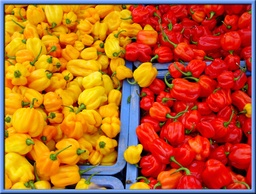
#> input picture Lab 2/Peppers.jpg, 256 x 194 px, shrunk from 1024 x 777 before the run, found by its file name
$ jupyter execute --allow-errors Lab_02.ipynb   (shell and % lines are left out)
#> lines starting #> are read from the running program, lines starting #| are printed output that depends on the picture
# Lab Tutorial 02

- **Module:** Computer Vision - IN3060/INM460
- **Module leader:** [Giacomo Tarroni](mailto:giacomo.tarroni@city.ac.uk)
- **TAs:**
[Kevin Ryan](mailto:kevin.ryan@city.ac.uk),
[Alex Galkin](mailto:oleksandr.galkin@city.ac.uk),
[Olga Galkina](mailto:olga.galkina@city.ac.uk)

# Google Colab Setup
Before starting the tutorial, we need to run a few commands to set up our environment on Google Colab. To this end, make sure to have first gone through the **"Software setup guide"** document uploaded on Moodle. Also, if you are running this notebook on a local machine you can skip this section.

Run the following cell to mount your Google Drive. Follow the link, sign in to your Google account (the same account you used to store the lab materials for this tutorial!), copy the authorization code into the text box that appears below and press Enter.

[cell 1]
from google.colab import drive
drive.mount('/content/drive')

Now recall the path in your Google Drive where you uploaded the lab materials, fill it in below and run the cell:

[cell 2]
import os

# TODO: Fill in the Google Drive path where you uploaded the lab materials
# Example: GOOGLE_DRIVE_PATH_AFTER_MYDRIVE = 'Colab Notebooks/Lab materials 01-20210104'

GOOGLE_DRIVE_PATH_AFTER_MYDRIVE = 'Colab Notebooks/Computer Vision lab tutorials/Lab 02'
GOOGLE_DRIVE_PATH = os.path.join('drive', 'My Drive', GOOGLE_DRIVE_PATH_AFTER_MYDRIVE)
#> (the rest of this cell did not finish here and is left out)

If everything is working correctly then running the folowing cell should print the filenames from the lab materials folder:

```
['Peppers.jpg', 'DogSelfie.jpg', 'Lab 02.ipynb']
```

# Introduction

In this lab tutorial, we will learn how to load and display images and we will start to explore some **simple image processing methods**, including some *Instagram*-like filters and contrast adjustments.

# How to properly run the tutorial

To make the best out of the tutorial, you don't have to simply execute the cells and check the output. Instead, you have to **make an effort to understand each single line of code**. Browse the Internet looking for the official documentation for each command that you don't know, and modify the code to see if you properly understood its functionality.

In addition to this, while going through the notebook you will encounter code blocks that look like this:

```python
##############################################################################
# TODO: Write the equation for a line
##############################################################################
pass
##############################################################################
#                             END OF YOUR CODE                               #
##############################################################################
```

These blocks constitute **tasks**, i.e. cells that require you to write some code to obtain a certain functionality. You should replace the `pass` statement with your own code and leave the blocks intact, like this:

```python
##############################################################################
# TODO: Instructions for what you need to do
##############################################################################
y = m * x + b
##############################################################################
#                             END OF YOUR CODE                               #
##############################################################################
```

Don't worry if you don't get them straight away: this is why we're here anyway! Also, a separate version of this notebook with solved tasks will be released for your convenience on Moodle in the next few days.

# 1: Negative four ways

In this section, we will learn how to create the negative of a given image. We will do it in four different ways, so to better understand how pixels are processed.

Let's first load the image using the `skimage` package:

[cell 3]
from skimage.io import imread

img = imread(os.path.join(GOOGLE_DRIVE_PATH, 'Peppers.jpg'))
#> img is the input picture: shape (194, 256, 3); mean R, G, B 187.9, 95.7, 36.9
# "Surinamese peppers" by Daveness_98 is licensed under CC BY 2.0

And now let's plot it using `matplotlib`:

[cell 4]
import matplotlib.pyplot as plt


plt.imshow(img)
plt.show()

As you have seen in the lecture, the fastest way to produce the negative image is the following:

[cell 5]
img_neg = 255 - img
plt.imshow(img_neg)
plt.show()

Here, the value of each R, G, and B component at every pixel in `img` is subtracted from 255.

Let's try another method now to achieve the same result. An image is a collection of pixels (for a colour image, each having a red, green, and blue component). The pixels are in the form of a 2D grid. If you wish, you can loop over all these pixels, using a *doubly-nested loop* (loop within a loop) and invert each channel separately.

First we can extract the size of the grid:

[cell 6]
[height, width, channels] = img.shape
#> height = 194; width = 256; channels = 3
print('Image dimensions =', img.shape)
#| Image dimensions = (194, 256, 3)

And now we can loop along both dimensions:

[cell 7]
img_neg = img.copy()        # Create a copy of img

for y in range(height):
  for x in range(width):
    img_neg[y, x, 0] = 255 - img[y, x, 0]      # R
    img_neg[y, x, 1] = 255 - img[y, x, 1]      # G
    img_neg[y, x, 2] = 255 - img[y, x, 2]      # B

plt.imshow(img_neg)
plt.show()

Let's try a third method. We’ll still use a doubly-nested loop to loop over all the pixels in the image. However, since inverting an image applies the same operation to the red, green, and blue channels, we can use the colon operator to access the third dimension in the image (the colour at this pixel) and process the three colour channels with a single line of code:

[cell 8]
img_neg = img.copy()

for y in range(height):
  for x in range(width):
    img_neg[y, x, :] = 255 - img[y, x, :]      # All three channels at once

plt.imshow(img_neg)
plt.show()

The last method makes use of a specific function in `skimage`, in the submodule `util`, which makes things as easy as possible:

[cell 9]
from skimage.util import invert

img_neg = invert(img)
plt.imshow(img_neg)
plt.show()

## Task 1.1: Swapping colours

Now that you have seen how to access each pixel's colour channel, try to swap colours. Specifically, **swap the blue and red channels, while keeping the green unchanged**.

[cell 10]
img_swap = img.copy()

##############################################################################
# TODO: Swap blue and red channels, keeping green unchanged
##############################################################################
img_neg = img.copy()        # Create a copy of img

for y in range(height):
  for x in range(width):
    img_neg[y, x, 0] = img[y, x, 2]      # R
    img_neg[y, x, 2] = img[y, x, 0]      # B
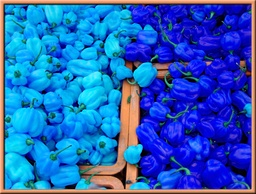
#> img_neg: shape (194, 256, 3); mean R, G, B 36.9, 95.7, 187.9

plt.imshow(img_neg)
plt.show()
##############################################################################
#                             END OF YOUR CODE                               #
##############################################################################

# 2: Instagram filters

I'm sure you are all very familiar with *Instagram* filters, which can add a fancy or dramatic touch to our pictures before we post them online. In this section, we will try to implement some simple Instagram-like filters and test them on some images.

Let's start by loading and displaying an image with a nice selfie:

[cell 11]
from skimage.io import imread
import matplotlib.pyplot as plt
import numpy as np


img_rgb = imread(os.path.join(GOOGLE_DRIVE_PATH, 'DogSelfie.jpg'))
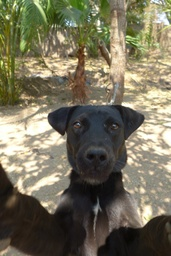
#> input picture Lab 2/DogSelfie.jpg, 171 x 256 px, shrunk from 683 x 1024 before the run, found by its file name
#> img_rgb is the input picture: shape (256, 171, 3); mean R, G, B 118.4, 113.3, 91.4
# #dog #selfie" by nchenga is licensed under CC BY-NC 2.0

plt.figure(figsize=(12, 9))     # Set figure size in inches
plt.imshow(img_rgb)
plt.show()

During the lecture, we have introduced the image processing method called **tinting**, which usually consists in applying a multiplying coefficient to one or more colour channels.

In the example seen, we had performed tinting in the RGB space. However, it can be easily applied to other colour spaces too. For instances, what if we wanted to **double the saturation** of the image?

The first stpe would consist in performing the colour space conversion from RGB to HSV. skimage provides a handy function for that, but watch out: these conversions often trigger a data type change to avoid losses of precision.

[cell 12]
from skimage import color, img_as_float, img_as_ubyte

img_hsv = color.rgb2hsv(img_rgb)
#> img_hsv: shape (256, 171, 3) float64; mean of channels 0, 1, 2 0.182, 0.273, 0.475
print('Img_rgb data type =', img_rgb.dtype, ', with max channel value =', np.max(img_rgb))
#| Img_rgb data type = uint8 , with max channel value = 255
print('Img_hsv data type =', img_hsv.dtype, ', with max channel value =', np.max(img_hsv))
#| Img_hsv data type = float64 , with max channel value = 1.0

The next step consists in the actual tinting operation, just as we did in the RGB space in the lecture:

[cell 13]
s_channel = img_hsv[:, :, 1]
s_channel = s_channel * 2    # Rescale S channel
s_channel[s_channel>1] = 1   # Clip values > 1
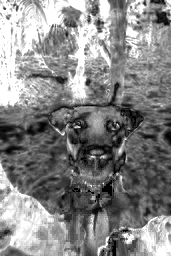
#> s_channel: shape (256, 171) float64; min 0, max 1, mean 0.526
img_hsv[:, :, 1] = s_channel
#> img_hsv: shape (256, 171, 3) float64; mean of channels 0, 1, 2 0.182, 0.526, 0.475

Now we can go back to the RGB space (and also to uint8 data type):

[cell 14]
img_rgb_sat = color.hsv2rgb(img_hsv)
img_rgb_sat = img_as_ubyte(img_rgb_sat)
print('Img_rgb_sat data type =', img_rgb_sat.dtype, ', with max channel value =', np.max(img_rgb_sat))
#| Img_rgb_sat data type = uint8 , with max channel value = 255

fig, ax = plt.subplots(1, 2, figsize=(12, 18))
plt.subplot(1, 2, 1)
plt.imshow(img_rgb)
plt.subplot(1, 2, 2)
plt.imshow(img_rgb_sat)
plt.show()

## Task 2.1: Add a vignette

Another common effect adopted in Instagram filters is *vignetting*, which consists in lowering the intensity of the image as we go from the centre towards the corners. This helps draw the attention to the centre of the image, and gives the image a certain low fidelity look.

Let's first load another nice image (specifically, a close-up of *Chelsea the cat*, from the example data available in `skimage`) and already create a copy image, which will be useful when implementing the vignette:

[cell 15]
from skimage import data

cat = data.chelsea()
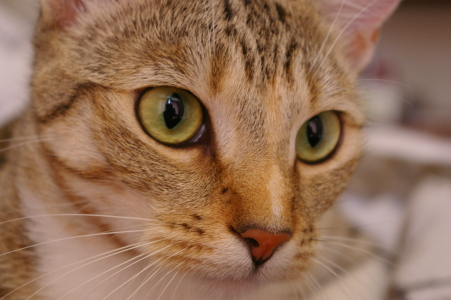
#> input picture skimage.data.chelsea(), 451 x 300 px
#> cat is the input picture: shape (300, 451, 3); mean R, G, B 147.7, 111.4, 86.8
cat_vign = cat.copy()

plt.imshow(cat)
plt.show()

Let's break down the steps of a possible vignetting algorithm.

First, we will need to identify the centre of the image.

Then, we will compute a function that will modify the brightness from the centre of the image. In particular, at each pixel, we will scale the brightness with a value $f$ that is equal to 1 in the centre of the image (so it has no darkening effect) and falls off to a small value approaching zero away from the centre. This will darken pixels away from the centre of the image. Mathematically, we will use the function $f = e^{-\frac{r}{width}}$, where $width$ is the image width and $r$ is the distance of a given pixel from the centre.

Think about this function for a second. At the centre of the image, $r = 0$, and $e^(0) = 1$. However, as we move away from the centre, the argument to the exponential is a negative number, producing an $f$ between 0 and 1. When we move far away from the centre, the argument to the exponential is a larger negative number, which produces an $f$ close to zero.

With this in mind, we will form a doubly-nested loop to loop over every pixel in the image. In the inner part of the loop, we will compute the radius $r$ (to this end, `numpy`'s function [`np.linalg.norm`](https://numpy.org/doc/stable/reference/generated/numpy.linalg.norm.html) might prove to be very useful). We will also compute the value of $f$ given the function above. We can use $f$ to scale the image brightness by multiplying the image’s R, G, and B components (if your image is in this colour space) or the V component (if your image is in the HSV one) to apply the vignette.

Now that the plan is laid out in details, **add a vignette to Chelsea the cat**:

[cell 16]
##############################################################################
# TODO: Add a vignette
##############################################################################
centre = np.linalg.norm(cat_vign)
#> centre = 78242.4

for y in range(height):
  for x in range(width):
    r = np.linalg.norm(cat_vign)
    f = np.exp(-r/width)
    img_neg[y, x, :] = f*img[y, x, :]
#> img_neg: shape (194, 256, 3); every value is 0

##############################################################################
#                             END OF YOUR CODE                               #
##############################################################################

fig, ax = plt.subplots(1, 2, figsize=(12, 18))
plt.subplot(1, 2, 1)
plt.imshow(cat)
plt.subplot(1, 2, 2)
plt.imshow(cat_vign)
plt.show()

# 3: Contrast adjustments

Adapted from [here](https://scikit-image.org/docs/dev/auto_examples/color_exposure/plot_equalize.html#sphx-glr-auto-examples-color-exposure-plot-equalize-py) and [here](https://scikit-image.org/docs/dev/auto_examples/color_exposure/plot_equalize.html#sphx-glr-auto-examples-color-exposure-plot-equalize-py).

In the lecture, we have seen many different ways to perform contrast adjustments, which can greatly improve the appearance of an image. In this section, we will implement and test some of the methods described and compare them side by side.

First, we will define a function that will display both image and histogram. Make sure to understand what each line does!

[cell 17]
from skimage import img_as_float

def plot_img_and_hist(image, axes, bins=256):
    """Plot an image along with its histogram.
    """
    image = img_as_float(image)
    ax_img, ax_hist = axes

    # Display image
    ax_img.imshow(image, cmap='gray')
    ax_img.set_axis_off()

    # Display histogram
    ax_hist.hist(image.ravel(), bins=bins, histtype='step', color='black')
    ax_hist.ticklabel_format(axis='y', style='scientific', scilimits=(0, 0))
    ax_hist.set_xlabel('Pixel intensity')
    ax_hist.set_xlim(0, 1)
    ax_hist.set_yticks([])

    return ax_img, ax_hist

Now let's load a grayscale image from the example data available in `skimage`:

[cell 18]
from skimage import data, exposure
import matplotlib.pyplot as plt
import numpy as np

img = img_as_float(data.moon())
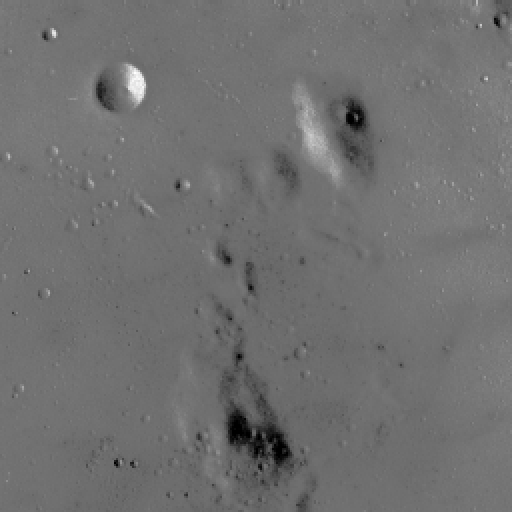
#> input picture skimage.data.moon(), 512 x 512 px
#> img: shape (512, 512) float64

plt.imshow(img, cmap='gray')
plt.show()

Let's now implement three different contrast adjustments methods: **contrast stretching**, **gamma correction** and **histogram equalisation**.

For the first one, we will stretch the histogram so that the 2nd and 98th percentile will respectively become the new 0 and 1 values. For the second, we will use a `gamma` value of 2.

[cell 19]
# Contrast stretching
p2, p98 = np.percentile(img, (2, 98))
#> p2 = 0.306; p98 = 0.506
img_contrast_stretch = exposure.rescale_intensity(img, in_range=(p2, p98))

# Gamma correction
gamma = 2
img_gamma = exposure.adjust_gamma(img, gamma)

# Histogram equalisation
img_hist_eq = exposure.equalize_hist(img)
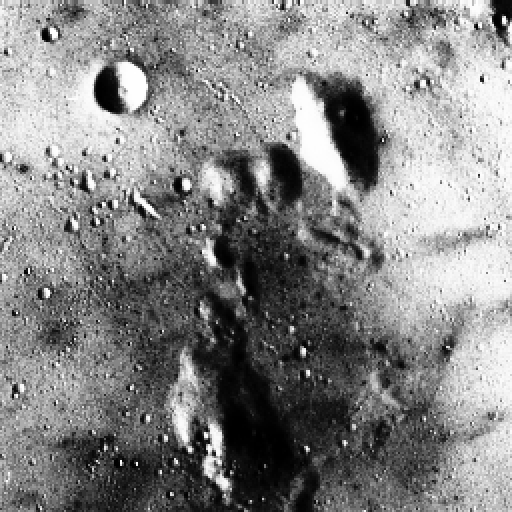
#> img_hist_eq: shape (512, 512) float64; min 0.000916, max 1, mean 0.522

Let's now plot the results:

[cell 20]
fig = plt.figure(figsize=(10, 6))
axes = np.zeros((2, 4), dtype=np.object)
axes[0, 0] = plt.subplot(2, 4, 1)
axes[0, 1] = plt.subplot(2, 4, 2, sharex=axes[0, 0], sharey=axes[0, 0])
axes[0, 2] = plt.subplot(2, 4, 3, sharex=axes[0, 0], sharey=axes[0, 0])
axes[0, 3] = plt.subplot(2, 4, 4, sharex=axes[0, 0], sharey=axes[0, 0])
axes[1, 0] = plt.subplot(2, 4, 5)
axes[1, 1] = plt.subplot(2, 4, 6)
axes[1, 2] = plt.subplot(2, 4, 7)
axes[1, 3] = plt.subplot(2, 4, 8)

ax_img, ax_hist = plot_img_and_hist(img, axes[:, 0])
ax_img.set_title('Original image')

y_min, y_max = ax_hist.get_ylim()
#> y_min = 0; y_max = 24460.8
ax_hist.set_ylabel('Number of pixels')
ax_hist.set_yticks(np.linspace(0, y_max, 5))

ax_img, ax_hist = plot_img_and_hist(img_contrast_stretch, axes[:, 1])
ax_img.set_title('Contrast stretching')

ax_img, ax_hist = plot_img_and_hist(img_gamma, axes[:, 2])
ax_img.set_title('Gamma correction')

ax_img, ax_hist = plot_img_and_hist(img_hist_eq, axes[:, 3])
ax_img.set_title('Histogram equalisation')

fig.tight_layout()     # prevent overlap of y-axis labels
plt.show()
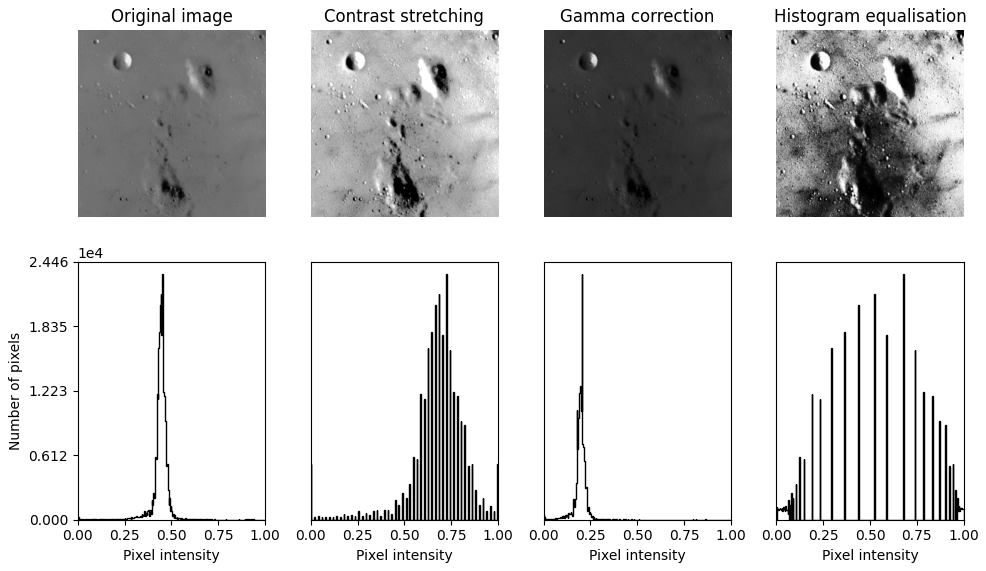
#> figure drawn by matplotlib, 8 panels

Now let's try to play a bit with the parameters of the adjustments. For instance, see what happens when you **change the `gamma` parameter**. Perhaps go back to the lecture materials to understand which values to try.

## Task 3.1: Changing contrast to a different image

Substitute the moon image with Chelsea the cat. Convert it to grayscale, and test the previous brightness transformations on the image.

[cell 21]
##############################################################################
# TODO: Test the previous transformations on a different image
##############################################################################
img = img_as_float(data.chelsea())
#> img: shape (300, 451, 3) float64

# Contrast stretching
p2, p98 = np.percentile(img, (2, 98))
#> p2 = 0.0902; p98 = 0.741
img_contrast_stretch = exposure.rescale_intensity(img, in_range=(p2, p98))
#> img_contrast_stretch: shape (300, 451, 3) float64

# Gamma correction
gamma = 2
img_gamma = exposure.adjust_gamma(img, gamma)
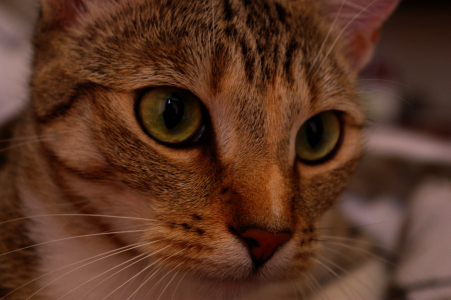
#> img_gamma: shape (300, 451, 3) float64; mean R, G, B 0.351, 0.207, 0.137

# Histogram equalisation
img_hist_eq = exposure.equalize_hist(img)
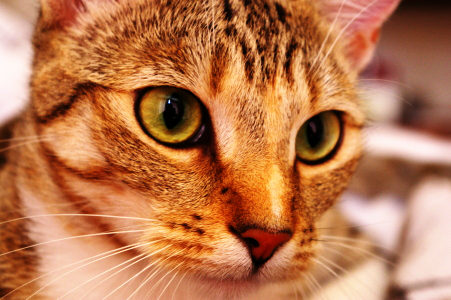
#> img_hist_eq: shape (300, 451, 3) float64; mean R, G, B 0.733, 0.469, 0.307

fig = plt.figure(figsize=(10, 6))
axes = np.zeros((2, 4), dtype=np.object)
axes[0, 0] = plt.subplot(2, 4, 1)
axes[0, 1] = plt.subplot(2, 4, 2, sharex=axes[0, 0], sharey=axes[0, 0])
axes[0, 2] = plt.subplot(2, 4, 3, sharex=axes[0, 0], sharey=axes[0, 0])
axes[0, 3] = plt.subplot(2, 4, 4, sharex=axes[0, 0], sharey=axes[0, 0])
axes[1, 0] = plt.subplot(2, 4, 5)
axes[1, 1] = plt.subplot(2, 4, 6)
axes[1, 2] = plt.subplot(2, 4, 7)
axes[1, 3] = plt.subplot(2, 4, 8)

ax_img, ax_hist = plot_img_and_hist(img, axes[:, 0])
ax_img.set_title('Original image')

y_min, y_max = ax_hist.get_ylim()
#> y_max = 3961.7
ax_hist.set_ylabel('Number of pixels')
ax_hist.set_yticks(np.linspace(0, y_max, 5))

ax_img, ax_hist = plot_img_and_hist(img_contrast_stretch, axes[:, 1])
ax_img.set_title('Contrast stretching')

ax_img, ax_hist = plot_img_and_hist(img_gamma, axes[:, 2])
ax_img.set_title('Gamma correction')

ax_img, ax_hist = plot_img_and_hist(img_hist_eq, axes[:, 3])
ax_img.set_title('Histogram equalisation')

fig.tight_layout()     # prevent overlap of y-axis labels
plt.show()
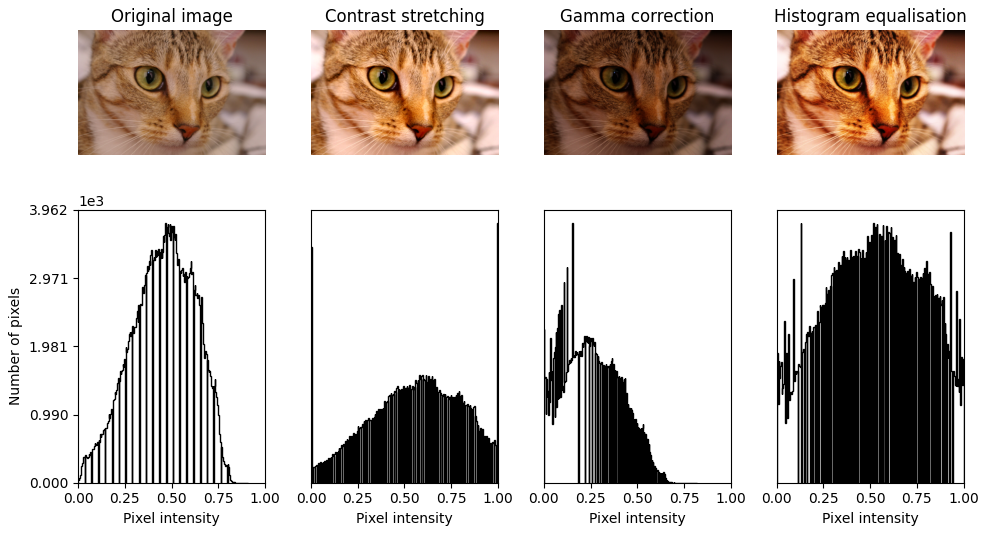
#> figure drawn by matplotlib, 8 panels
##############################################################################
#                             END OF YOUR CODE                               #
##############################################################################
